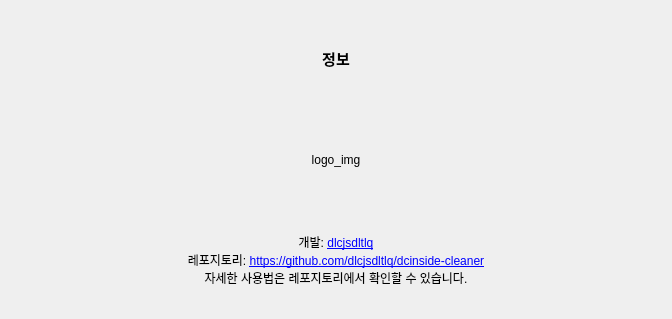
<?xml version="1.0" encoding="UTF-8"?>
<ui version="4.0">
 <class>Dialog</class>
 <widget class="QDialog" name="Dialog">
  <property name="geometry">
   <rect>
    <x>0</x>
    <y>0</y>
    <width>672</width>
    <height>319</height>
   </rect>
  </property>
  <property name="windowTitle">
   <string>정보</string>
  </property>
  <layout class="QVBoxLayout" name="verticalLayout">
   <item>
    <widget class="QLabel" name="label">
     <property name="font">
      <font>
       <pointsize>11</pointsize>
       <weight>75</weight>
       <bold>true</bold>
      </font>
     </property>
     <property name="text">
      <string>정보</string>
     </property>
     <property name="alignment">
      <set>Qt::AlignCenter</set>
     </property>
    </widget>
   </item>
   <item>
    <widget class="QLabel" name="logo_img">
     <property name="text">
      <string>logo_img</string>
     </property>
     <property name="alignment">
      <set>Qt::AlignCenter</set>
     </property>
    </widget>
   </item>
   <item>
    <widget class="QLabel" name="label_3">
     <property name="text">
      <string>개발: &lt;a href=&quot;https://github.com/dlcjsdltlq&quot;&gt;dlcjsdltlq&lt;/a&gt;&lt;br /&gt;레포지토리: &lt;a href=&quot;https://github.com/dlcjsdltlq/dcinside-cleaner&quot;&gt;https://github.com/dlcjsdltlq/dcinside-cleaner&lt;/a&gt;&lt;br /&gt;자세한 사용법은 레포지토리에서 확인할 수 있습니다.</string>
     </property>
     <property name="alignment">
      <set>Qt::AlignCenter</set>
     </property>
    </widget>
   </item>
  </layout>
 </widget>
 <resources/>
 <connections/>
</ui>
